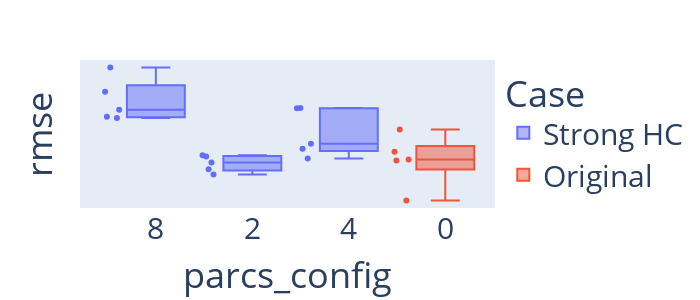

Notebook source saved alongside this figure:
### Code cell
fig = px.box(df_comb, x='parcs_config', y='rmse', color = 'case', points='all',
                # facet_col='rho', facet_col_wrap=3,
                log_y=True,
                height = 300, width = 700,
                category_orders = {'sigma': ['0', '0.2', '1', '1.8'],
                                   'data_size': ['1000', '5000', '10000'],
                                   'rho': ['0.1', '0.5', '0.9']},
                labels={
                     "data_size": "N",
                     "mse": "MSE",
                     "case": "Case",
                     'sigma': 'Sigma'
                 })
fig.update_layout(
    font=dict(
        size=30
    ))
fig.update_xaxes()
fig.update_yaxes(dtick=1)
fig.update_traces(width=0.6)
fig.show()
fig.write_image(f"{img_dir}/mean squared error box.pdf")

### Figure 1 — Plotly figure (JSON) as saved in the notebook; plotly's stock layout.template omitted (floating-point values rounded to 4 significant figures)
{"data": [{"alignmentgroup": "True", "boxpoints": "all", "hovertemplate": "Case=Strong HC<br>parcs_config=%{x}<br>rmse=%{y}<extra></extra>", "legendgroup": "Strong HC", "marker": {"color": "#636efa"}, "name": "Strong HC", "notched": false, "offsetgroup": "Strong HC", "orientation": "v", "showlegend": true, "type": "box", "width": 0.6, "x": ["8", "8", "8", "8", "8", "2", "2", "2", "2", "2", "4", "4", "4", "4", "4"], "x0": " ", "xaxis": "x", "y": [22.78, 19.45, 19.58, 26.38, 20.43, 13.83, 15.43, 14.88, 15.55, 14.29, 20.63, 16.65, 15.24, 20.66, 16.17], "y0": " ", "yaxis": "y"}, {"alignmentgroup": "True", "boxpoints": "all", "hovertemplate": "Case=Original<br>parcs_config=%{x}<br>rmse=%{y}<extra></extra>", "legendgroup": "Original", "marker": {"color": "#EF553B"}, "name": "Original", "notched": false, "offsetgroup": "Original", "orientation": "v", "showlegend": true, "type": "box", "width": 0.6, "x": ["0", "0", "0", "0", "0"], "x0": " ", "xaxis": "x", "y": [18.13, 15.15, 15.88, 15.06, 11.82], "y0": " ", "yaxis": "y"}], "layout": {"boxmode": "group", "font": {"size": 30}, "height": 300, "legend": {"title": {"text": "Case"}, "tracegroupgap": 0}, "margin": {"t": 60}, "width": 700, "xaxis": {"anchor": "y", "domain": [0, 1], "title": {"text": "parcs_config"}}, "yaxis": {"anchor": "x", "domain": [0, 1], "dtick": 1, "title": {"text": "rmse"}, "type": "log"}}}
